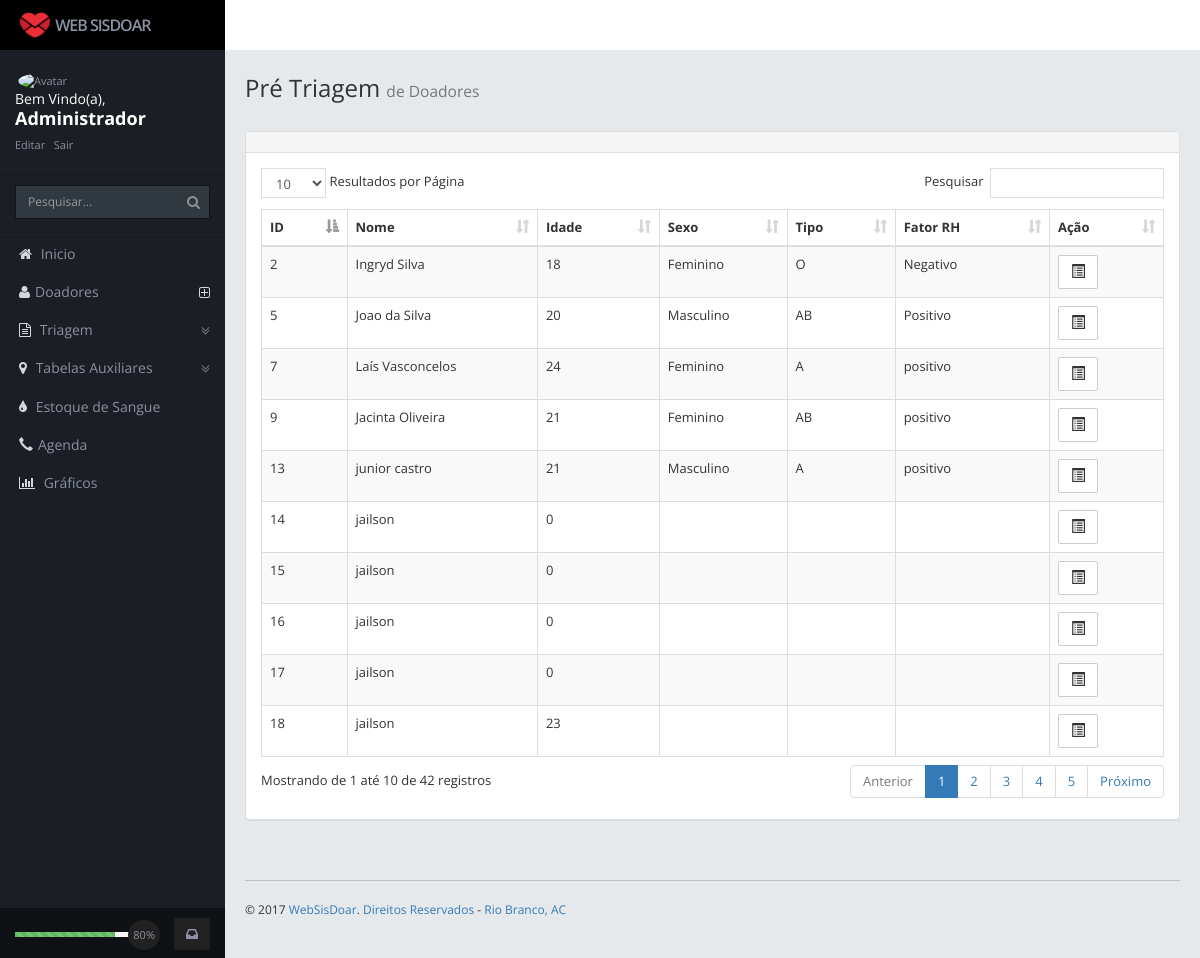
/pages/triagem/pre_triagem.php, run on the app's committed database.
### tables this page shows
CREATE TABLE `doador` (
  `iddoador` int(11) NOT NULL AUTO_INCREMENT,
  `nome` varchar(60) DEFAULT NULL,
  `data_nascimento` varchar(45) DEFAULT NULL,
  `cpf` varchar(15) DEFAULT NULL,
  `rg` varchar(11) DEFAULT NULL,
  `endereco` varchar(60) DEFAULT NULL,
  `numero` int(11) DEFAULT NULL,
  `bairro` varchar(45) DEFAULT NULL,
  `complemento` varchar(60) DEFAULT NULL,
  `cidade_idcidade` int(11) DEFAULT NULL,
  `tipo_sangue` varchar(2) DEFAULT NULL,
  `fator_rh` varchar(20) DEFAULT NULL COMMENT 'N: Negativo, P: Positivo',
  `idade` int(11) DEFAULT NULL,
  `sexo` enum('f','m') DEFAULT NULL,
  `data_registro` date DEFAULT NULL,
  `num_sus` int(11) DEFAULT NULL,
  `expeditor` varchar(10) DEFAULT NULL,
  `etnia` varchar(10) DEFAULT NULL,
  `nome_pai` varchar(60) DEFAULT NULL,
  `nome_mae` varchar(60) DEFAULT NULL,
  `estado_civil` varchar(45) DEFAULT NULL,
  `escolaridade` varchar(10) DEFAULT NULL,
  `naturalidade` varchar(45) DEFAULT NULL,
  PRIMARY KEY (`iddoador`),
  KEY `fk_paciente_cidade1_idx` (`cidade_idcidade`),
  CONSTRAINT `fk_paciente_cidade10` FOREIGN KEY (`cidade_idcidade`) REFERENCES `cidade` (`idcidade`) ON DELETE NO ACTION ON UPDATE NO ACTION
);

### pages/triagem/pre_triagem.php (the view, shortened to what this page needs)
<?php
include '../../config/conexao.php';
?>
<!DOCTYPE html>
<html>
    <head>
        <?php
        include '../../layout/cabecalho.php';
        ?>
    </head>
    <body>
        <div class="body content rows scroll-y">
            <div class="page-heading animated fadeInDownBig">
                <h1>Pré Triagem <small>de Doadores</small></h1>
            </div>
            <div class="table-responsive">
                <div class="panel panel-default">
                    <div class="panel-heading">
                    </div>
                    <div class="panel-body">
                        <table width="100%" class="table table-striped table-bordered table-hover" id="triagem">
                            <thead>
                                <tr>
                                    <th>ID</th>
                                    <th>Nome</th>
                                    <th>Idade</th>
                                    <th>Sexo</th>
                                    <th>Tipo</th>
                                    <th>Fator RH</th>
                                    <th>Ação</th>
                                </tr>
                            </thead>
                            <tbody>
                                <?php
                                $sql = ("SELECT iddoador, nome,  truncate(datediff(now(), data_nascimento)/365,0) as 'idade',
                                                    case  sexo
                                                when 'F' then 'Feminino'
                                                when 'M' then 'Masculino'
                                                end sexo,
                                                tipo_sangue, fator_rh
						FROM doador");
                                foreach ($con->query($sql) as $row) {
                                    ?>
                                    <tr>
                                        <td><?php echo $row['iddoador']; ?></td>
                                        <td><?php echo $row['nome']; ?></td>
                                        <td><?php echo $row['idade']; ?></td>
                                        <td><?php echo $row['sexo']; ?></td>
                                        <td><?php echo $row['tipo_sangue']; ?></td>
                                        <td><?php echo $row['fator_rh']; ?></td>
                                        <td>
                                            <?php echo "<a class='btn btn-default' href='cadastrar_triagem.php?iddoador=" . $row['iddoador'] . "'><i class='glyphicon glyphicon-list-alt'></i></a>"; ?>
                                        </td>
                                    </tr>
                                    <?php
                                }
                                ?>
                            </tbody>
                        </table>
                    </div>
                </div>
            </div>
            <?php
            include '../../layout/rodape.php';
            ?>
    </body>
</html>

### assets/css/style.css (style rules this page uses)
body { background: #fff; padding-top: 50px; margin: 0; -webkit-text-size-adjust: 100%; font-family: 'Open Sans', Arial; }
h1,h2,h3,h4,h5,h6 { font-family: 'Open Sans', Arial; }
.table > thead > tr > th { vertical-align: middle; border-bottom: 1px solid #dddddd; }
.btn { border-radius: 2px; }
.rows, .col, .page { overflow: hidden; position: absolute; }
.rows { left: 0; right: 0; }
.scroll-y { overflow-y: auto; -webkit-overflow-scrolling: touch; }
.body.rows { top: 50px; bottom: 50px; }
.body.content.rows { top: 50px; bottom: 0px; background: #E5E9EC; padding: 20px; font-size: 13px; }
.page-heading { margin: 0px 0 25px; padding: 5px 0; }
.page-heading h1 { margin: 0; padding: 0; font-weight: 400; font-size: 24px; }

### data on the page
doador: iddoador "2", nome "Ingryd Silva", idade "18", sexo "Feminino", tipo_sangue "O", fator_rh "Negativo"
doador: iddoador "5", nome "Joao da Silva", idade "20", sexo "Masculino", tipo_sangue "AB", fator_rh "Positivo"
doador: iddoador "7", nome "Laís Vasconcelos", idade "24", sexo "Feminino", tipo_sangue "A", fator_rh "positivo"
doador: iddoador "9", nome "Jacinta Oliveira", idade "21", sexo "Feminino", tipo_sangue "AB", fator_rh "positivo"
doador: iddoador "13", nome "junior castro", idade "21", sexo "Masculino", tipo_sangue "A", fator_rh "positivo"
doador: iddoador "14", nome "jailson", idade "0"
doador: iddoador "15", nome "jailson", idade "0"
doador: iddoador "16", nome "jailson", idade "0"
doador: iddoador "17", nome "jailson", idade "0"
doador: iddoador "18", nome "jailson", idade "23"
